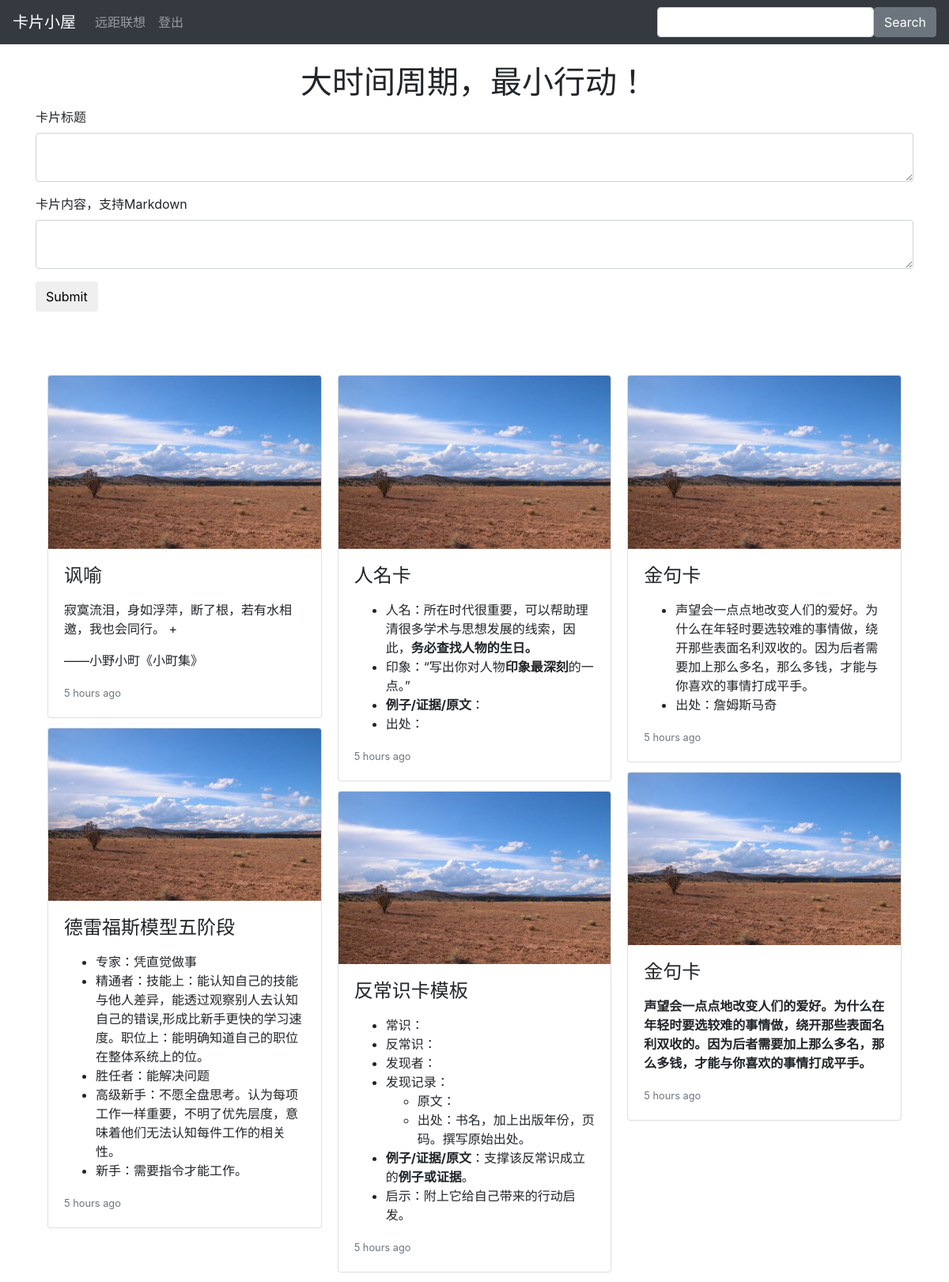
Screenshot of /card (signed in) with the database file from the repository.
### app/models.py (models this page shows, shortened)
class Card(db.Model):
    __tablename__ = 'cards'
    id = db.Column(db.Integer , primary_key = True)
    title = db.Column(db.String(60))
    body = db.Column(db.String(350))
    timestamp = db.Column(db.DateTime, index=True)
    body_html = db.Column(db.Text)
    author_id = db. Column(db.Integer, db.ForeignKey('user.id'))

### app/views.py (the view, shortened to what this page needs)
@app.route('/', methods=['GET', 'POST'])
@app.route('/index', methods=['GET', 'POST'])
@app.route('/new', methods=['GET', 'POST'])
@app.route("/card", methods = ['GET', 'POST'])
@login_required
def card():
    form = CardForm()
    user = current_user._get_current_object()
    cards = Card.query.filter_by(author = user).order_by(Card.timestamp.desc()).limit(8)
    return render_template('index.html', form=form, cards=cards)

### app/forms.py
class CardForm(Form):
    title = TextAreaField("卡片标题", validators=[Required(), Length(1, 20)])
    body = PageDownField('卡片内容，支持Markdown', validators=[Length(1, 420)])
    submit = SubmitField('Submit')

### app/views.py (called while the page is built)
@loginmanager.user_loader
def load_user(id):
    return User.query.get(int(id))

### app/templates/index.html (shortened to what this page needs)
{% extends 'base.html' %}
{% import 'bootstrap/wtf.html' as wtf %}
{% block page_content %}
<div class="page-header text-center">
    <h1> 大时间周期，最小行动！</h1>
</div>
<form class="form form-horizontal" method="post" role="form">
  {{ wtf.form_field(form.title) }}
  {{ wtf.form_field(form.body)}}
  {{ wtf.form_field(form.submit)}}
</form>
<div class="container-fluid" style=
"margin-top:5rem;">
    <div class="card-columns">
       {% for card in cards %}
        <div class="card">
          <img class="card-img-top img-fluid" src="/static/desert-sky-1537792.jpg" alt="Card image cap">
          <div class="card-body">
            <h4 class="card-title">{{card.title}}</h4>
         <p class="card-text">{{ card.body_html | markdown }}</p>
         <p class="card-text"><small class="text-muted">{{ moment(card.timestamp).fromNow()}}</small></p>
       </div>
     </div>
      {% endfor %}
    </div>
</div>
{% endblock %}

### rows the page displays
Card: title "讽喻", body_html "寂寞流泪，身如浮萍，断了根，若有水相邀，我也会同行。 + ——小野小町《小町集》", timestamp "5 hours ago"
Card: title "德雷福斯模型五阶段", body_html "专家：凭直觉做事 精通者：技能上：能认知自己的技能与他人差异，能透过观察别人去认知自己的错误,形成比新手更快的学习速度。职位上：能明确知道自己的职位在整体系统上的位。 胜任者：能解决问题 高级新手：不愿全盘思考。认为每项工作一样重要，不明了优先层度，意味着他们无法认知每件工作的相关性。 新手：需要指令才能工作。", timestamp "5 hours ago"
Card: title "人名卡", body_html "人名：所在时代很重要，可以帮助理清很多学术与思想发展的线索，因此， 务必查找人物的生日。 印象：“写出你对人物 印象最深刻 的一点。” 例子/证据/原文 ： 出处：", timestamp "5 hours ago"
Card: title "反常识卡模板", body_html "常识： 反常识： 发现者： 发现记录： 原文： 出处：书名，加上出版年份，页码。撰写原始出处。 例子/证据/原文 ：支撑该反常识成立的 例子或证据 。 启示：附上它给自己带来的行动启发。", timestamp "5 hours ago"
Card: title "金句卡", body_html "声望会一点点地改变人们的爱好。为什么在年轻时要选较难的事情做，绕开那些表面名利双收的。因为后者需要加上那么多名，那么多钱，才能与你喜欢的事情打成平手。 出处：詹姆斯马奇", timestamp "5 hours ago"
Card: title "金句卡", body_html "声望会一点点地改变人们的爱好。为什么在年轻时要选较难的事情做，绕开那些表面名利双收的。因为后者需要加上那么多名，那么多钱，才能与你喜欢的事情打成平手。", timestamp "5 hours ago"
